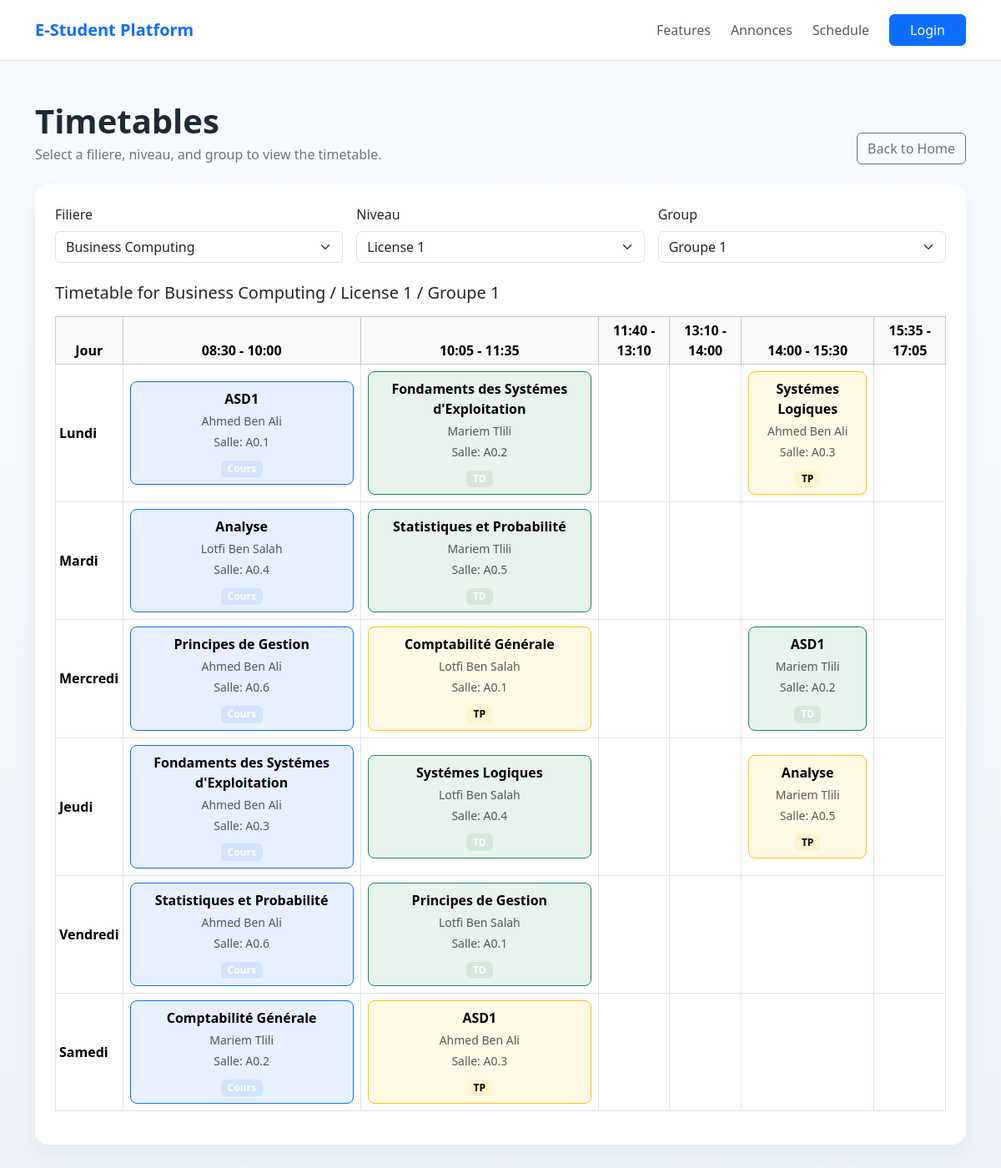
The page /pages/emplois_du_temps.php on the database its author committed.
### tables this page shows
CREATE TABLE `filieres` (
  `Id` int(11) NOT NULL,
  `Libelle` varchar(50) NOT NULL
);

CREATE TABLE `niveaux` (
  `Id` int(11) NOT NULL,
  `Libelle` varchar(250) NOT NULL
);

CREATE TABLE `groupes` (
  `Id` int(11) NOT NULL,
  `FiliereId` int(11) NOT NULL,
  `nivId` int(11) NOT NULL,
  `Libelle` varchar(50) NOT NULL
);

CREATE TABLE `emplois` (
  `GroupeId` int(11) NOT NULL,
  `NiveauId` int(11) NOT NULL,
  `FiliereId` int(11) NOT NULL,
  `MatiereId` int(11) NOT NULL,
  `Jour` enum('Dimanche','Lundi','Mardi','Mercredi','Jeudi','Vendredi','Samedi') NOT NULL,
  `HoraireId` int(11) NOT NULL,
  `EnsId` int(11) NOT NULL,
  `Salle` varchar(50) NOT NULL,
  `Type` enum('Cours','TD','TP') NOT NULL
);

CREATE TABLE `matieres` (
  `Id` int(11) NOT NULL,
  `Libelle` varchar(100) NOT NULL,
  `Coefficient` decimal(4,2) NOT NULL DEFAULT 1.00,
  `ModuleId` int(11) NOT NULL
);

CREATE TABLE `utilisateurs` (
  `Id` int(11) NOT NULL,
  `Prenom` varchar(50) NOT NULL,
  `Nom` varchar(50) NOT NULL,
  `Email` varchar(50) NOT NULL,
  `Password` varchar(255) NOT NULL,
  `Role` enum('Etudiant','Enseignant','Administration') NOT NULL,
  `GroupeId` int(11) NOT NULL,
  `dateInscription` datetime NOT NULL
);

### pages/emplois_du_temps.php (the view, shortened to what this page needs)
<?php
require_once(__DIR__ . '/../prefabs/database_connection.php');
$filieres = $database->query("SELECT Id, Libelle FROM filieres ORDER BY Libelle")->fetchAll(PDO::FETCH_ASSOC);
$niveaux = $database->query("SELECT Id, Libelle FROM niveaux ORDER BY Id")->fetchAll(PDO::FETCH_ASSOC);
$groupes = $database->query(
    "SELECT g.Id, g.FiliereId, g.nivId, g.Libelle, f.Libelle AS Filiere, n.Libelle AS Niveau
     FROM groupes g
     LEFT JOIN filieres f ON f.Id = g.FiliereId
     LEFT JOIN niveaux n ON n.Id = g.nivId
     ORDER BY f.Libelle, n.Libelle, g.Libelle"
)->fetchAll(PDO::FETCH_ASSOC);
$selectedFiliereId = isset($_GET['filiere']) ? (int)$_GET['filiere'] : ($filieres[0]['Id'] ?? 0);
$selectedNiveauId = isset($_GET['niveau']) ? (int)$_GET['niveau'] : ($niveaux[0]['Id'] ?? 0);
$filteredGroups = array_values(array_filter($groupes, fn($g) => $g['FiliereId'] === $selectedFiliereId && $g['nivId'] === $selectedNiveauId));
$selectedGroupeId = isset($_GET['groupe']) ? (int)$_GET['groupe'] : ($filteredGroups[0]['Id'] ?? 0);
$selectedGroup = null;
foreach ($groupes as $group) {
    if ($group['Id'] === $selectedGroupeId) {
        $selectedGroup = $group;
        break;
    }
}
$selectedFiliere = null;
foreach ($filieres as $f) {
    if ($f['Id'] === $selectedFiliereId) {
        $selectedFiliere = $f;
        break;
    }
}
$selectedNiveau = null;
foreach ($niveaux as $n) {
    if ($n['Id'] === $selectedNiveauId) {
        $selectedNiveau = $n;
        break;
    }
}
$emploiEntries = [];
if ($selectedGroup && $selectedFiliere && $selectedNiveau) {
    $emploiStmt = $database->prepare(
        "SELECT e.GroupeId, e.NiveauId, e.FiliereId, e.MatiereId, e.Jour, e.HoraireId, e.EnsId, e.Salle, e.Type,
                m.Libelle AS Matiere, u.Prenom AS EnsPrenom, u.Nom AS EnsNom, h.HeureDebut, h.HeureFin
         FROM emplois e
         LEFT JOIN matieres m ON m.Id = e.MatiereId
         LEFT JOIN utilisateurs u ON u.Id = e.EnsId
         LEFT JOIN horaires h ON h.Id = e.HoraireId
         WHERE e.GroupeId = :groupId
           AND e.NiveauId = :niveauId
           AND e.FiliereId = :filiereId
         ORDER BY FIELD(e.Jour,'Lundi','Mardi','Mercredi','Jeudi','Vendredi','Samedi'), h.HeureDebut"
    );
    $emploiStmt->execute([
        'groupId' => $selectedGroup['Id'],
        'niveauId' => $selectedNiveau['Id'],
        'filiereId' => $selectedFiliere['Id'],
    ]);
    $emploiEntries = $emploiStmt->fetchAll(PDO::FETCH_ASSOC);
}
$scheduleDays = ['Lundi', 'Mardi', 'Mercredi', 'Jeudi', 'Vendredi', 'Samedi'];
$scheduleGrid = [];
$timetableSlots = [];
$horairesQuery = $database->query("SELECT HeureDebut, HeureFin FROM horaires ORDER BY HeureDebut ASC");
$horairesList = $horairesQuery->fetchAll(PDO::FETCH_ASSOC);
foreach ($horairesList as $horaire) {
    $timetableSlots[] = date('H:i', strtotime($horaire['HeureDebut'])) . ' - ' . date('H:i', strtotime($horaire['HeureFin']));
}
foreach ($emploiEntries as $entry) {
    $slotLabel = date('H:i', strtotime($entry['HeureDebut'])) . ' - ' . date('H:i', strtotime($entry['HeureFin']));
    $scheduleGrid[$entry['Jour']][$slotLabel] = $entry;
}
$typeColors = [
    'Cours' => 'bg-primary bg-opacity-10 border-primary',
    'TD' => 'bg-success bg-opacity-10 border-success',
    'TP' => 'bg-warning bg-opacity-10 border-warning',
];
$typeBadges = [
    'Cours' => 'badge text-bg-primary',
    'TD' => 'badge text-bg-success',
    'TP' => 'badge text-bg-warning',
];
?>
<!DOCTYPE html>
<html lang="en">
<head>
    <link rel="stylesheet" href="../css/bootstrap.min.css">
    <link rel="stylesheet" href="../css/styles.css">
</head>
<body>
    <?php include_once(__DIR__ . '/../prefabs/header.php'); ?>
    <main class="container py-5">
        <section class="mb-5">
            <div class="d-flex justify-content-between align-items-end mb-4">
                <div>
                    <h1 class="display-6 fw-bold mb-1">Timetables</h1>
                    <p class="text-secondary mb-0">Select a filiere, niveau, and group to view the timetable.</p>
                </div>
                <a href="../index.php" class="btn btn-outline-secondary">Back to Home</a>
            </div>
            <div class="card panel-card">
                <div class="card-body p-4">
                    <form method="GET" class="row g-3 align-items-end mb-4">
                        <div class="col-md-4">
                            <label class="form-label">Filiere</label>
                            <select class="form-select" name="filiere" onchange="this.form.submit()">
                                <?php foreach ($filieres as $filiere): ?>
                                    <option value="<?php echo $filiere['Id']; ?>" <?php echo $filiere['Id'] === $selectedFiliereId ? 'selected' : ''; ?>><?php echo htmlspecialchars($filiere['Libelle'], ENT_QUOTES, 'UTF-8'); ?></option>
                                <?php endforeach; ?>
                            </select>
                        </div>
                        <div class="col-md-4">
                            <label class="form-label">Niveau</label>
                            <select class="form-select" name="niveau" onchange="this.form.submit()">
                                <?php foreach ($niveaux as $niveau): ?>
                                    <option value="<?php echo $niveau['Id']; ?>" <?php echo $niveau['Id'] === $selectedNiveauId ? 'selected' : ''; ?>><?php echo htmlspecialchars($niveau['Libelle'], ENT_QUOTES, 'UTF-8'); ?></option>
                                <?php endforeach; ?>
                            </select>
                        </div>
                        <div class="col-md-4">
                            <label class="form-label">Group</label>
                            <select class="form-select" name="groupe" onchange="this.form.submit()">
                                <?php foreach ($filteredGroups as $group): ?>
                                    <option value="<?php echo $group['Id']; ?>" <?php echo $group['Id'] === $selectedGroupeId ? 'selected' : ''; ?>><?php echo htmlspecialchars($group['Libelle'], ENT_QUOTES, 'UTF-8'); ?></option>
                                <?php endforeach; ?>
                            </select>
                        </div>
                    </form>
                    <?php if ($selectedGroup && $selectedFiliere && $selectedNiveau): ?>
                        <h2 class="h5 mb-3">Timetable for <?php echo htmlspecialchars($selectedFiliere['Libelle'] . ' / ' . $selectedNiveau['Libelle'] . ' / ' . $selectedGroup['Libelle'], ENT_QUOTES, 'UTF-8'); ?></h2>
                        <div class="table-responsive">
                            <table class="table table-bordered align-middle text-center table-sm">
                                <thead class="table-light">
                                    <tr>
                                        <th scope="col">Jour</th>
                                        <?php foreach ($timetableSlots as $slot) { ?>
                                            <th scope="col"><?php echo htmlspecialchars($slot, ENT_QUOTES, 'UTF-8'); ?></th>
                                        <?php } ?>
                                    </tr>
                                </thead>
                                <tbody>
                                    <?php foreach ($scheduleDays as $day) { ?>
                                        <tr>
                                            <th class="text-start"><?php echo htmlspecialchars($day, ENT_QUOTES, 'UTF-8'); ?></th>
                                            <?php foreach ($timetableSlots as $slot) {
                                                $entry = $scheduleGrid[$day][$slot] ?? null;
                                                if ($entry) {
                                                    $entryType = $entry['Type'] ?? 'Cours';
                                                    $entryClass = $typeColors[$entryType] ?? 'bg-secondary bg-opacity-10 border-secondary';
                                                    $badgeClass = $typeBadges[$entryType] ?? 'badge text-bg-secondary';
                                                    ?>
                                                    <td class="p-2">
                                                        <div class="border rounded-3 p-2 <?php echo $entryClass; ?>">
                                                            <div class="mb-1"><strong><?php echo htmlspecialchars($entry['Matiere'], ENT_QUOTES, 'UTF-8'); ?></strong></div>
                                                            <div class="small text-muted mb-1"><?php echo htmlspecialchars($entry['EnsPrenom'] . ' ' . $entry['EnsNom'], ENT_QUOTES, 'UTF-8'); ?></div>
                                                            <div class="small text-muted mb-2">Salle: <?php echo htmlspecialchars($entry['Salle'], ENT_QUOTES, 'UTF-8'); ?></div>
                                                            <span class="<?php echo $badgeClass; ?>"><?php echo htmlspecialchars($entryType, ENT_QUOTES, 'UTF-8'); ?></span>
                                                        </div>
                                                    </td>
                                                <?php } else { ?>
                                                    <td class="bg-white"></td>
                                                <?php } ?>
                                            <?php } ?>
                                        </tr>
                                    <?php } ?>
                                </tbody>
                            </table>
                        </div>
                    <?php endif; ?>
                </div>
            </div>
        </section>
    </main>
</body>
</html>

### css/styles.css (style rules this page uses)
:root { --pfa-primary: #0f4c81; --pfa-accent: #f4b942; --pfa-soft: #eef4fb; --pfa-dark: #1f2937; }
body { background: linear-gradient(180deg, #f8fbff 0%, #edf3f9 100%); color: var(--pfa-dark); }
.feature-card, .panel-card { border: 0; border-radius: 1rem; box-shadow: 0 14px 35px rgba(31, 41, 55, 0.08); }
.table thead th { background: #f8f9fa; }

### pages/emplois_du_temps.php (style rules this page uses)
.panel-card { border: none; box-shadow: 0 0.75rem 1.5rem rgba(100, 100, 120, 0.08); }

### rows shown on the page
filieres: Libelle.Libelle "Business Computing / License 1 / Groupe 1"
emplois: MatiereId.Libelle "ASD1", EnsId.Nom "Ahmed Ben Ali", Salle "A0.1", Type "Cours"
emplois: MatiereId.Libelle "Fondaments des Systémes d'Exploitation", EnsId.Nom "Mariem Tlili", Salle "A0.2", Type "TD"
emplois: MatiereId.Libelle "Systémes Logiques", EnsId.Nom "Ahmed Ben Ali", Salle "A0.3", Type "TP"
emplois: MatiereId.Libelle "Analyse", EnsId.Nom "Lotfi Ben Salah", Salle "A0.4", Type "Cours"
emplois: MatiereId.Libelle "Statistiques et Probabilité", EnsId.Nom "Mariem Tlili", Salle "A0.5", Type "TD"
emplois: MatiereId.Libelle "Principes de Gestion", EnsId.Nom "Ahmed Ben Ali", Salle "A0.6", Type "Cours"
emplois: MatiereId.Libelle "Comptabilité Générale", EnsId.Nom "Lotfi Ben Salah", Salle "A0.1", Type "TP"
emplois: MatiereId.Libelle "ASD1", EnsId.Nom "Mariem Tlili", Salle "A0.2", Type "TD"
emplois: MatiereId.Libelle "Fondaments des Systémes d'Exploitation", EnsId.Nom "Ahmed Ben Ali", Salle "A0.3", Type "Cours"
emplois: MatiereId.Libelle "Systémes Logiques", EnsId.Nom "Lotfi Ben Salah", Salle "A0.4", Type "TD"
emplois: MatiereId.Libelle "Analyse", EnsId.Nom "Mariem Tlili", Salle "A0.5", Type "TP"
emplois: MatiereId.Libelle "Statistiques et Probabilité", EnsId.Nom "Ahmed Ben Ali", Salle "A0.6", Type "Cours"
emplois: MatiereId.Libelle "Principes de Gestion", EnsId.Nom "Lotfi Ben Salah", Salle "A0.1", Type "TD"
emplois: MatiereId.Libelle "Comptabilité Générale", EnsId.Nom "Mariem Tlili", Salle "A0.2", Type "Cours"
emplois: MatiereId.Libelle "ASD1", EnsId.Nom "Ahmed Ben Ali", Salle "A0.3", Type "TP"

### other values the page prints
$authLabel "Login"
$slot "08:30 - 10:00"
$slot "10:05 - 11:35"
$slot "11:40 - 13:10"
$slot "13:10 - 14:00"
$slot "14:00 - 15:30"
$slot "15:35 - 17:05"
$day "Lundi"
$day "Mardi"
$day "Mercredi"
$day "Jeudi"
$day "Vendredi"
$day "Samedi"
form field filiere "Business Computing"
form field niveau "License 1"
